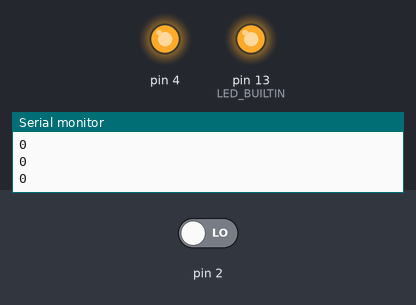
A sketch run on a simulated Arduino Uno, built with avr-gcc and run on an emulated ATmega328P. On the bench: output pins drawn as LEDs (lit = HIGH), the last lines printed to the serial monitor. The inputs (shaded band) are chosen by the test bench; at power-on: pin 2 LOW.

Above: at 1.2 s.
1.3 s: pin 2 driven HIGH
At 1.7 s:
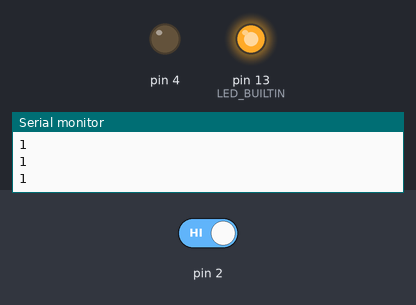
2.9 s: pin 2 driven LOW
At 4.1 s:
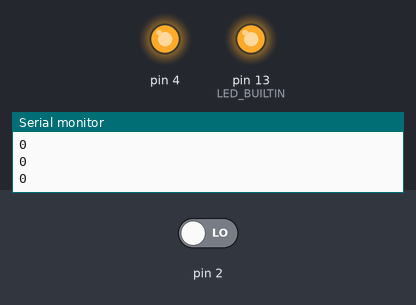
Timing chart, 0 to 5.9 s (numbered marks = the images above; inputs shaded):
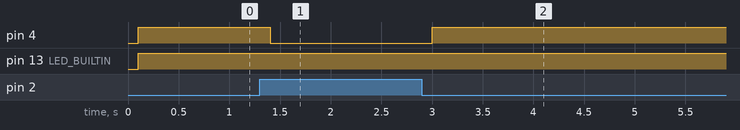

The sketch:

PIR_Sensor.ino
```cpp
// C++ code
//
int pir = 0;

void setup()
{
  pinMode(2, INPUT);
  Serial.begin(9600);
  pinMode(4, OUTPUT);
  pinMode(LED_BUILTIN, OUTPUT);
}

void loop()
{
  pir = digitalRead(2);
  Serial.println(pir);
  delay(100); // Wait for 100 millisecond(s)
  if (pir < HIGH) {
    digitalWrite(4, HIGH);
    digitalWrite(LED_BUILTIN, HIGH);
  } else {
    digitalWrite(4, LOW);
    digitalWrite(LED_BUILTIN, HIGH);
  }
}
```

Measured:
- after the input at 1.3 s, pin 4: HIGH → LOW after 0.10 s
- after the input at 2.9 s, pin 4: LOW → HIGH after 0.10 s
